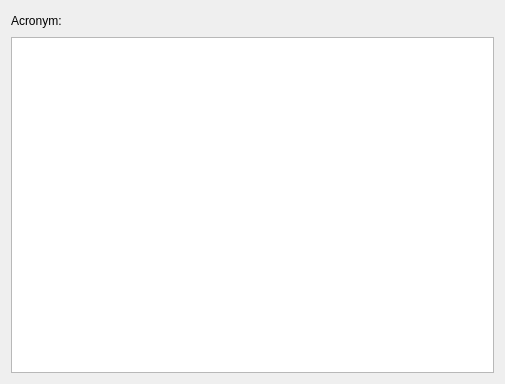
<?xml version="1.0" encoding="UTF-8"?>
<ui version="4.0">
 <class>AbbreviationFunctionSearch</class>
 <widget class="QWidget" name="AbbreviationFunctionSearch">
  <property name="geometry">
   <rect>
    <x>0</x>
    <y>0</y>
    <width>505</width>
    <height>384</height>
   </rect>
  </property>
  <property name="windowTitle">
   <string>AbbreviationFunctionSearch</string>
  </property>
  <layout class="QVBoxLayout" name="verticalLayout">
   <item>
    <layout class="QHBoxLayout" name="horizontalLayout">
     <item>
      <widget class="QLabel" name="label">
       <property name="text">
        <string>Acronym:</string>
       </property>
      </widget>
     </item>
     <item>
      <widget class="QLabel" name="m_labelEditACronym">
       <property name="text">
        <string/>
       </property>
      </widget>
     </item>
     <item>
      <spacer name="horizontalSpacer">
       <property name="orientation">
        <enum>Qt::Horizontal</enum>
       </property>
       <property name="sizeHint" stdset="0">
        <size>
         <width>40</width>
         <height>20</height>
        </size>
       </property>
      </spacer>
     </item>
    </layout>
   </item>
   <item>
    <widget class="mainApp::ListWidgetDefinition" name="m_listWidgetDefinition"/>
   </item>
  </layout>
 </widget>
 <layoutdefault spacing="6" margin="11"/>
 <customwidgets>
  <customwidget>
   <class>mainApp::ListWidgetDefinition</class>
   <extends>QListWidget</extends>
   <header>ListWidgetDefinition.h</header>
  </customwidget>
 </customwidgets>
 <resources/>
 <connections/>
</ui>
